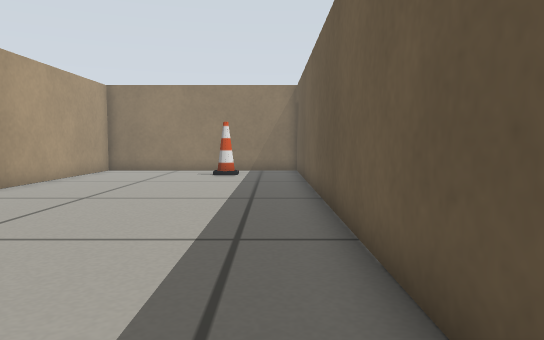
view 1 (above)

12 first-person views from a walk through a Gazebo world. The camera is 0.33 m above the floor, tilts 4° down and sees 70° across. The floor is counted in squares, 0.25 m on a side. Each view is taken from the middle of a square. On the plan, view 1 faces up. The plan holds only what a view shows up to about 16 squares ahead; the rest is blank.

view 2
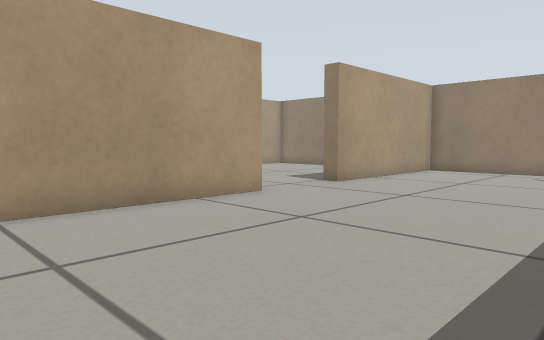

view 3
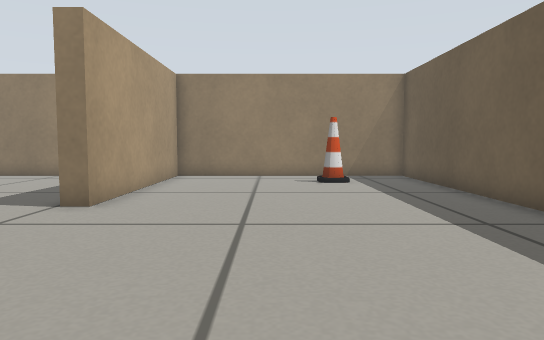

view 4
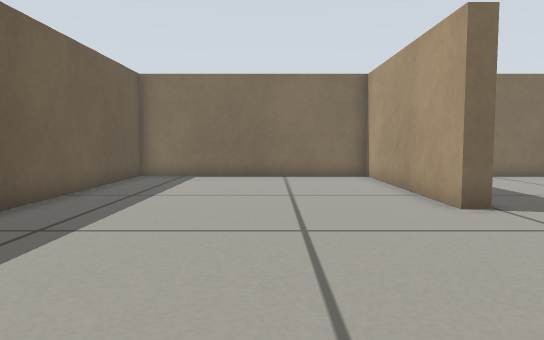

view 5
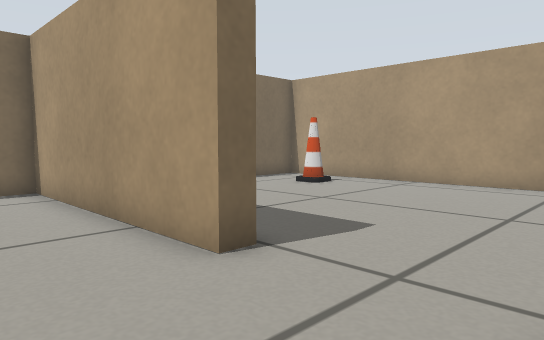

view 6
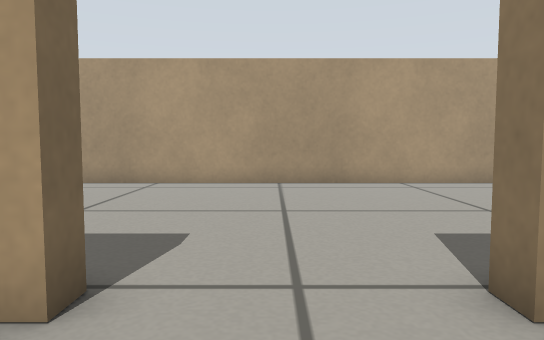

view 7
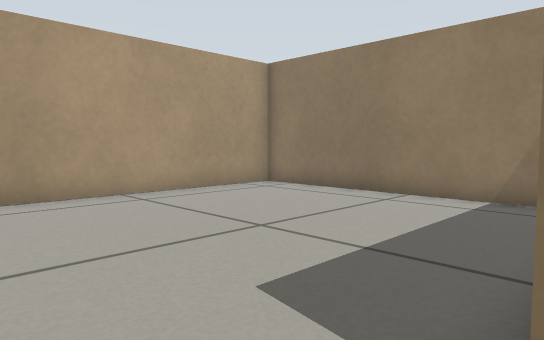

view 8
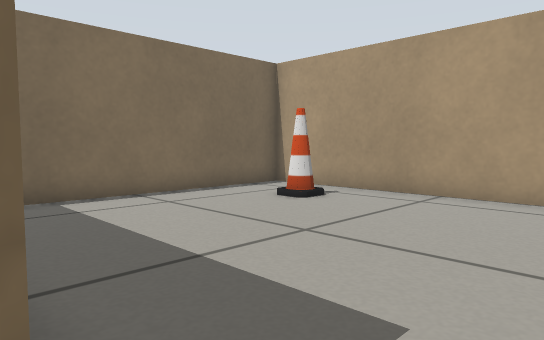

view 9
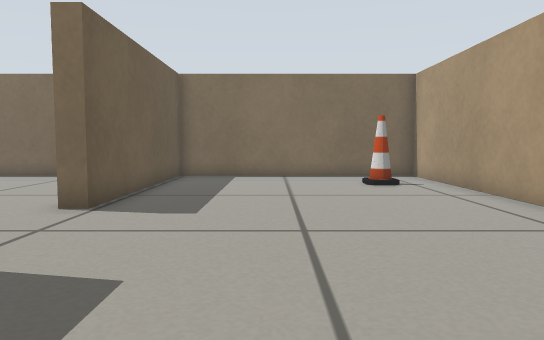

view 10
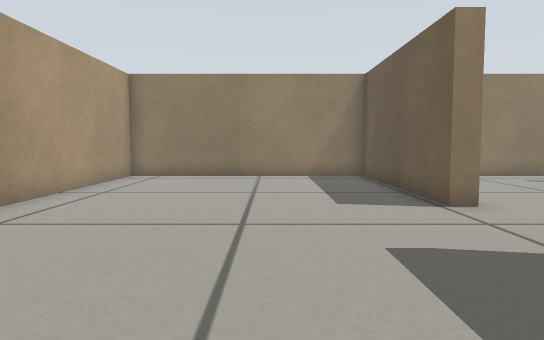

view 11
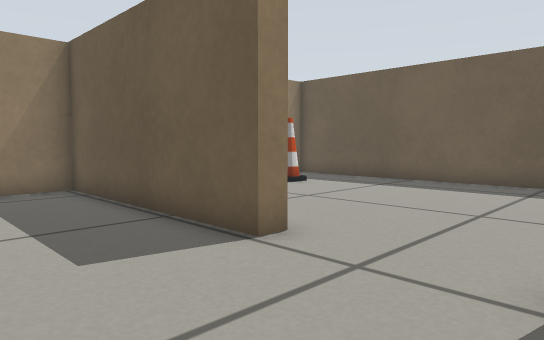

view 12
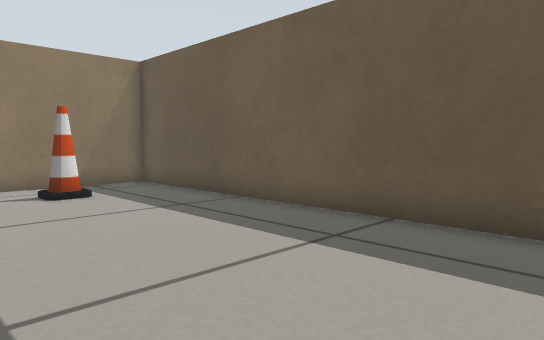

### Floor plan
Ten units are one square. View 1 is at (0, 0); x grows to the right and y downward. Boxes are objects, and circles mark ways between rooms. Rooms are numbered by the first view taken in them; rooms with no view inside come last. Other rooms are left out.
<svg viewBox="-181 -189 198 198">
<path fill="none" stroke="#000" d="M-83 -74 -78 -74 -78 4 12 4 12 -184 -78 -184 -78 -109 -83 -109M-83 -109 -83 -184 -176 -184 -176 4 -83 4 -83 -74"/>
<rect x="-25" y="-165" width="10" height="10" fill="#bbb"><title>cone</title></rect>
<rect x="-165" y="-35" width="20" height="20" fill="#bbb"><title>cone</title></rect>
<circle cx="-80" cy="-90" r="3" fill="#2a7"/>
<text x="-40" y="-90">1</text>
<text x="-130" y="-90">2</text>
</svg>
Room 1 opens to room 2.

Where each view was taken, in squares from view 1:
view 1: 0 up, 0 right, facing up
view 2: 0 up, 0 right, facing up-left
view 3: 3 up, 4 left, facing up
view 4: 15 up, 4 left, facing down
view 5: 11 up, 5 left, facing down-left
view 6: 9 up, 5 left, facing left
view 7: 9 up, 8 left, facing up-left
view 8: 9 up, 8 left, facing down-left
view 9: 15 up, 12 left, facing down
view 10: 3 up, 12 left, facing up
view 11: 7 up, 12 left, facing up-right
view 12: 6 up, 5 left, facing up-right
